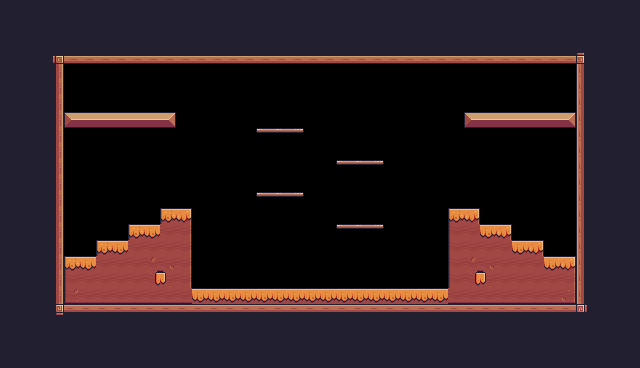

A level layout from a 2D game, rendered from its tile map. Below: a short description, then the map file with its tile-grid data intact:
An orthogonal 40x23 tile map with 16x16 px tiles, 1 tile layer (Background) and 31 objects (7x Fruit, 4x Platform, 3x Saw, Player, Checkpoint, ...).

<map version="1.10" tiledversion="1.10.2" orientation="orthogonal" renderorder="right-down" width="40" height="23" tilewidth="16" tileheight="16" infinite="0" nextlayerid="4" nextobjectid="71">
 <tileset firstgid="1" source="ninelabs.tsx" />
 <layer id="1" name="Background" width="40" height="23">
  <properties>
   <property name="BackgroundColor" value="Yellow" />
  </properties>
  <data encoding="csv">
24,24,112,24,24,24,24,24,24,24,24,24,24,24,24,24,24,24,24,24,24,24,24,24,24,24,24,24,24,24,24,24,24,24,24,24,24,24,24,24,
24,24,112,24,24,24,24,24,24,24,24,24,24,24,24,24,24,24,24,24,24,24,24,24,24,24,24,24,24,24,24,24,24,24,24,24,24,24,24,24,
24,24,112,24,24,24,24,24,24,24,24,24,24,24,24,24,24,24,24,24,24,24,24,24,24,24,24,24,24,24,24,24,24,24,24,24,24,24,24,24,
24,24,24,92,134,134,134,134,134,134,134,134,134,134,134,134,134,134,134,134,134,134,134,134,134,134,134,134,134,134,134,134,134,134,134,134,93,24,24,24,
24,24,112,113,0,0,0,0,0,0,0,0,0,0,0,0,0,0,0,0,0,0,0,0,0,0,0,0,0,0,0,0,0,0,0,0,111,24,24,24,
24,24,112,113,0,0,0,0,0,0,0,0,0,0,0,0,0,0,0,0,0,0,0,0,0,0,0,0,0,0,0,0,0,0,0,0,111,24,24,24,
24,24,112,113,0,0,0,0,0,0,0,0,0,0,0,0,0,0,0,0,0,0,0,0,0,0,0,0,0,0,0,0,0,0,0,0,111,24,24,24,
24,112,112,113,13,14,14,14,14,14,15,0,0,0,0,0,0,0,0,0,0,0,0,0,0,0,0,0,0,13,14,14,14,14,14,15,111,24,24,24,
24,112,112,113,0,0,0,0,0,0,0,0,0,0,0,0,40,41,42,0,0,0,0,0,0,0,0,0,0,0,0,0,0,0,0,0,111,24,24,24,
24,112,112,113,0,0,0,0,0,0,0,0,0,0,0,0,0,0,0,0,0,0,0,0,0,0,0,0,0,0,0,0,0,0,0,0,111,24,24,24,
24,112,112,113,0,0,0,0,0,0,0,0,0,0,0,0,0,0,0,0,0,40,41,42,0,0,0,0,0,0,0,0,0,0,0,0,111,24,24,24,
24,112,112,113,0,0,0,0,0,0,0,0,0,0,0,0,0,0,0,0,0,0,0,0,0,0,0,0,0,0,0,0,0,0,0,0,111,24,24,24,
24,112,112,113,0,0,0,0,0,0,0,0,0,0,0,0,40,41,42,0,0,0,0,0,0,0,0,0,0,0,0,0,0,0,0,0,111,24,24,24,
24,112,112,113,0,0,0,0,0,0,95,97,0,0,0,0,0,0,0,0,0,0,0,0,0,0,0,0,95,97,0,0,0,0,0,0,111,24,24,24,
24,112,112,113,0,0,0,0,95,96,118,119,0,0,0,0,0,0,0,0,0,40,41,42,0,0,0,0,117,118,96,97,0,0,0,0,111,24,24,24,
24,112,112,113,0,0,95,96,118,118,118,119,0,0,0,0,0,0,0,0,0,0,0,0,0,0,0,0,117,118,118,118,96,97,0,0,111,24,24,24,
24,112,112,113,95,96,118,118,118,98,99,119,0,0,0,0,0,0,0,0,0,0,0,0,0,0,0,0,117,98,99,118,118,118,96,97,111,24,24,24,
24,112,112,113,117,118,118,118,118,120,121,119,0,0,0,0,0,0,0,0,0,0,0,0,0,0,0,0,117,120,121,118,118,118,118,119,111,24,24,24,
24,112,112,113,139,140,140,140,140,140,140,140,96,96,96,96,96,96,96,96,96,96,96,96,96,96,96,96,140,140,140,140,140,140,140,141,111,24,24,24,
24,112,112,114,90,90,90,90,90,90,90,90,90,90,90,90,90,90,90,90,90,90,90,90,90,90,90,90,90,90,90,90,90,90,90,90,115,24,24,24,
24,112,112,24,24,24,24,24,24,24,24,24,24,24,24,24,24,24,24,24,24,24,24,24,24,24,24,24,24,24,24,24,24,24,24,24,24,24,24,24,
24,112,112,24,24,24,24,24,24,24,24,24,24,24,24,24,24,24,24,24,24,24,24,24,24,24,24,24,24,24,24,24,24,24,24,24,24,112,24,24,
24,24,24,24,24,24,24,24,24,24,24,24,24,24,24,24,24,24,24,24,24,24,24,24,24,24,24,24,24,24,24,24,24,24,24,24,24,24,24,24
</data>
 </layer>
 <objectgroup id="3" name="Collisions">
  <object id="9" x="48" y="64" width="16" height="256" />
  <object id="11" x="48" y="48" width="544" height="16" />
  <object id="12" x="576" y="64" width="16" height="256" />
  <object id="13" type="Saw" x="48" y="304" width="544" height="16">
   <properties>
    <property name="isVertical" type="bool" value="false" />
    <property name="offNeg" type="float" value="0" />
    <property name="offPos" type="float" value="0" />
   </properties>
  </object>
  <object id="29" x="64" y="256" width="128" height="48" />
  <object id="48" x="96" y="240" width="96" height="16" />
  <object id="49" x="128" y="224" width="64" height="16" />
  <object id="50" x="160" y="208" width="32" height="16" />
  <object id="51" type="Platform" x="256" y="192" width="48" height="16" />
  <object id="52" type="Platform" x="336" y="160" width="48" height="16" />
  <object id="54" type="Platform" x="256" y="128" width="48" height="16" />
  <object id="55" x="64" y="112" width="112" height="16" />
  <object id="59" x="448" y="256" width="128" height="48" />
  <object id="60" x="448" y="240" width="96" height="16" />
  <object id="61" x="448" y="224" width="64" height="16" />
  <object id="62" x="448" y="208" width="32" height="16" />
  <object id="67" x="464" y="112" width="112" height="16" />
  <object id="69" x="192" y="288" width="256" height="16" />
  <object id="70" type="Platform" x="336" y="224" width="48" height="16" />
 </objectgroup>
 <objectgroup id="2" name="Spawnpoints">
  <object id="7" name="Player" type="Player" x="64" y="224" width="32" height="32" />
  <object id="38" name="Bananas" type="Fruit" x="160" y="176" width="32" height="32" />
  <object id="45" type="Checkpoint" x="512" y="48" width="64" height="64" />
  <object id="47" name="Chicken" type="Chicken" x="304" y="256" width="32" height="32">
   <properties>
    <property name="offNeg" type="float" value="7" />
    <property name="offPos" type="float" value="9" />
   </properties>
  </object>
  <object id="53" name="Saw" type="Saw" x="208" y="176" width="32" height="32">
   <properties>
    <property name="isVertical" type="bool" value="true" />
    <property name="offNeg" type="float" value="7" />
    <property name="offPos" type="float" value="3" />
   </properties>
  </object>
  <object id="56" name="Cherries" type="Fruit" x="64" y="80" width="32" height="32" />
  <object id="57" name="Cherries" type="Fruit" x="96" y="80" width="32" height="32" />
  <object id="58" name="Cherries" type="Fruit" x="128" y="80" width="32" height="32" />
  <object id="63" name="Apple" type="Fruit" x="544" y="224" width="32" height="32" />
  <object id="64" name="Apple" type="Fruit" x="512" y="208" width="32" height="32" />
  <object id="65" name="Apple" type="Fruit" x="480" y="192" width="32" height="32" />
  <object id="66" name="Saw" type="Saw" x="400" y="176" width="32" height="32">
   <properties>
    <property name="isVertical" type="bool" value="true" />
    <property name="offNeg" type="float" value="7" />
    <property name="offPos" type="float" value="3" />
   </properties>
  </object>
 </objectgroup>
</map>
